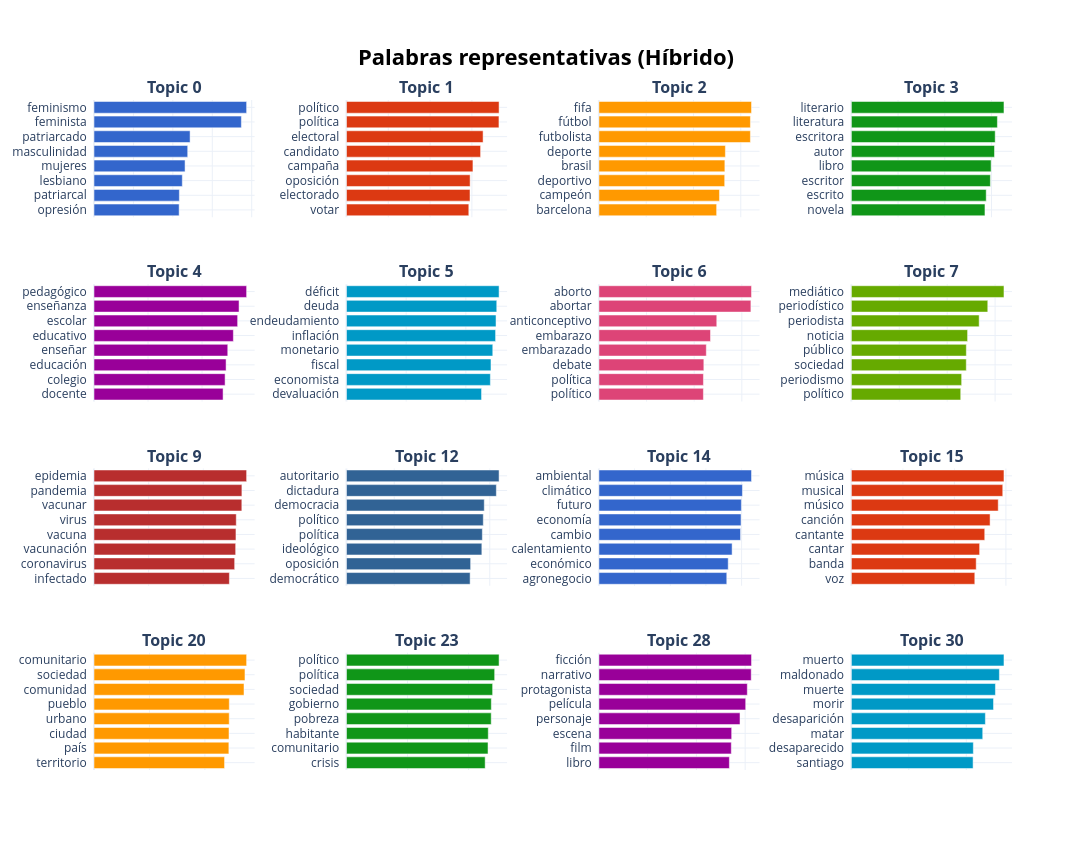

The code cell stored with this chart in its notebook:
### Markdown cell above
## 5. Extracción de Evolución Temporal y Gráficos Básicos

### Code cell
print("Calculando evolución temporal de los tópicos...")
topics_over_time = topic_model.topics_over_time(
    docs=docs_lematizados,
    timestamps=timestamps.dt.to_pydatetime().tolist(),
    nr_bins=20,
)
topics_over_time.to_csv(OUTPUT_DIR / "topics_over_time.csv", index=False)

# 1. Asignar al df original 
df['topic'] = topics

# # 2. Armar analysis_df ya con el tópico incluido, y luego hacer el merge
# analysis_df = df[['doc_id', 'post_date', 'topic']].copy()
# analysis_df = analysis_df.merge(categories_df, on='doc_id', how='left')

# analysis_df['post_date'] = pd.to_datetime(analysis_df['post_date'], errors='coerce')

# topics_by_category = (
#     analysis_df
#     .dropna(subset=['post_date'])
#     .assign(date=lambda x: x['post_date'].dt.to_period('M').dt.to_timestamp())
#     .groupby(['date', 'category_normalized', 'topic'])
#     .size()
#     .reset_index(name='count')
# )
# topics_by_category.to_csv(OUTPUT_DIR / 'topics_over_time_by_category.csv', index=False)
# print("-> Archivos temporales guardados en outputs.")

fig = topic_model.visualize_barchart(top_n_topics=16, n_words=8, title="<b>Palabras representativas (Híbrido)</b>")
colors = px.colors.qualitative.G10
for i, trace in enumerate(fig.data):
    trace.marker.color = colors[i % len(colors)]

fig.update_traces(hovertemplate="<b>Término:</b> %{y}<br><b>Relevancia:</b> %{x:.3f}<extra></extra>")
fig.for_each_xaxis(lambda ax: ax.update(title_text="", showticklabels=False))
fig.for_each_annotation(lambda a: a.update(text=f"<b>{a.text.split('_')[0]}</b>"))
fig.update_layout(height=850, width=1300, plot_bgcolor='rgba(0,0,0,0)', paper_bgcolor='#ffffff')

fig.write_html(GRAFICOS_DIR / "01_barchart_topicos.html")
fig.show()

### Figure 1 — Plotly figure (JSON) as saved in the notebook; plotly's stock layout.template omitted (floating-point values rounded to 4 significant figures)
{"data": [{"hovertemplate": "<b>Término:</b> %{y}<br><b>Relevancia:</b> %{x:.3f}<extra></extra>", "marker": {"color": "#3366CC"}, "orientation": "h", "type": "bar", "x": [0.4319, 0.433, 0.448, 0.462, 0.4754, 0.4874, 0.7476, 0.7742], "xaxis": "x", "y": ["opresión  ", "patriarcal  ", "lesbiano  ", "mujeres  ", "masculinidad  ", "patriarcado  ", "feminista  ", "feminismo  "], "yaxis": "y"}, {"hovertemplate": "<b>Término:</b> %{y}<br><b>Relevancia:</b> %{x:.3f}<extra></extra>", "marker": {"color": "#DC3912"}, "orientation": "h", "type": "bar", "x": [0.5853, 0.5909, 0.5915, 0.605, 0.6416, 0.6535, 0.7294, 0.73], "xaxis": "x2", "y": ["votar  ", "electorado  ", "oposición  ", "campaña  ", "candidato  ", "electoral  ", "política  ", "político  "], "yaxis": "y2"}, {"hovertemplate": "<b>Término:</b> %{y}<br><b>Relevancia:</b> %{x:.3f}<extra></extra>", "marker": {"color": "#FF9900"}, "orientation": "h", "type": "bar", "x": [0.4979, 0.5099, 0.532, 0.5327, 0.5349, 0.6407, 0.6408, 0.6454], "xaxis": "x3", "y": ["barcelona  ", "campeón  ", "deportivo  ", "brasil  ", "deporte  ", "futbolista  ", "fútbol  ", "fifa  "], "yaxis": "y3"}, {"hovertemplate": "<b>Término:</b> %{y}<br><b>Relevancia:</b> %{x:.3f}<extra></extra>", "marker": {"color": "#109618"}, "orientation": "h", "type": "bar", "x": [0.5722, 0.5775, 0.5954, 0.5986, 0.613, 0.616, 0.6254, 0.6536], "xaxis": "x4", "y": ["novela  ", "escrito  ", "escritor  ", "libro  ", "autor  ", "escritora  ", "literatura  ", "literario  "], "yaxis": "y4"}, {"hovertemplate": "<b>Término:</b> %{y}<br><b>Relevancia:</b> %{x:.3f}<extra></extra>", "marker": {"color": "#990099"}, "orientation": "h", "type": "bar", "x": [0.4779, 0.4853, 0.489, 0.4952, 0.5159, 0.5318, 0.537, 0.565], "xaxis": "x5", "y": ["docente  ", "colegio  ", "educación  ", "enseñar  ", "educativo  ", "escolar  ", "enseñanza  ", "pedagógico  "], "yaxis": "y5"}, {"hovertemplate": "<b>Término:</b> %{y}<br><b>Relevancia:</b> %{x:.3f}<extra></extra>", "marker": {"color": "#0099C6"}, "orientation": "h", "type": "bar", "x": [0.4525, 0.4821, 0.4841, 0.4901, 0.4995, 0.501, 0.5034, 0.5112], "xaxis": "x6", "y": ["devaluación  ", "economista  ", "fiscal  ", "monetario  ", "inflación  ", "endeudamiento  ", "deuda  ", "déficit  "], "yaxis": "y6"}, {"hovertemplate": "<b>Término:</b> %{y}<br><b>Relevancia:</b> %{x:.3f}<extra></extra>", "marker": {"color": "#DD4477"}, "orientation": "h", "type": "bar", "x": [0.4387, 0.4388, 0.4405, 0.4509, 0.4685, 0.4948, 0.6381, 0.6407], "xaxis": "x7", "y": ["político  ", "política  ", "debate  ", "embarazado  ", "embarazo  ", "anticonceptivo  ", "abortar  ", "aborto  "], "yaxis": "y7"}, {"hovertemplate": "<b>Término:</b> %{y}<br><b>Relevancia:</b> %{x:.3f}<extra></extra>", "marker": {"color": "#66AA00"}, "orientation": "h", "type": "bar", "x": [0.4566, 0.4604, 0.4798, 0.48, 0.4852, 0.5335, 0.5695, 0.6371], "xaxis": "x8", "y": ["político  ", "periodismo  ", "sociedad  ", "público  ", "noticia  ", "periodista  ", "periodístico  ", "mediático  "], "yaxis": "y8"}, {"hovertemplate": "<b>Término:</b> %{y}<br><b>Relevancia:</b> %{x:.3f}<extra></extra>", "marker": {"color": "#B82E2E"}, "orientation": "h", "type": "bar", "x": [0.4954, 0.5148, 0.5185, 0.5196, 0.5206, 0.541, 0.5413, 0.5586], "xaxis": "x9", "y": ["infectado  ", "coronavirus  ", "vacunación  ", "vacuna  ", "virus  ", "vacunar  ", "pandemia  ", "epidemia  "], "yaxis": "y9"}, {"hovertemplate": "<b>Término:</b> %{y}<br><b>Relevancia:</b> %{x:.3f}<extra></extra>", "marker": {"color": "#316395"}, "orientation": "h", "type": "bar", "x": [0.5177, 0.5199, 0.5668, 0.5689, 0.5729, 0.577, 0.6276, 0.6389], "xaxis": "x10", "y": ["democrático  ", "oposición  ", "ideológico  ", "política  ", "político  ", "democracia  ", "dictadura  ", "autoritario  "], "yaxis": "y10"}, {"hovertemplate": "<b>Término:</b> %{y}<br><b>Relevancia:</b> %{x:.3f}<extra></extra>", "marker": {"color": "#3366CC"}, "orientation": "h", "type": "bar", "x": [0.3584, 0.3624, 0.3734, 0.397, 0.3984, 0.3994, 0.4024, 0.4278], "xaxis": "x11", "y": ["agronegocio  ", "económico  ", "calentamiento  ", "cambio  ", "economía  ", "futuro  ", "climático  ", "ambiental  "], "yaxis": "y11"}, {"hovertemplate": "<b>Término:</b> %{y}<br><b>Relevancia:</b> %{x:.3f}<extra></extra>", "marker": {"color": "#DC3912"}, "orientation": "h", "type": "bar", "x": [0.4792, 0.4846, 0.4979, 0.5177, 0.5385, 0.5701, 0.5876, 0.5924], "xaxis": "x12", "y": ["voz  ", "banda  ", "cantar  ", "cantante  ", "canción  ", "músico  ", "musical  ", "música  "], "yaxis": "y12"}, {"hovertemplate": "<b>Término:</b> %{y}<br><b>Relevancia:</b> %{x:.3f}<extra></extra>", "marker": {"color": "#FF9900"}, "orientation": "h", "type": "bar", "x": [0.471, 0.4865, 0.4871, 0.4879, 0.4881, 0.5411, 0.5447, 0.5506], "xaxis": "x13", "y": ["territorio  ", "país  ", "ciudad  ", "urbano  ", "pueblo  ", "comunidad  ", "sociedad  ", "comunitario  "], "yaxis": "y13"}, {"hovertemplate": "<b>Término:</b> %{y}<br><b>Relevancia:</b> %{x:.3f}<extra></extra>", "marker": {"color": "#109618"}, "orientation": "h", "type": "bar", "x": [0.4542, 0.4636, 0.4644, 0.4741, 0.4744, 0.4787, 0.4853, 0.4998], "xaxis": "x14", "y": ["crisis  ", "comunitario  ", "habitante  ", "pobreza  ", "gobierno  ", "sociedad  ", "política  ", "político  "], "yaxis": "y14"}, {"hovertemplate": "<b>Término:</b> %{y}<br><b>Relevancia:</b> %{x:.3f}<extra></extra>", "marker": {"color": "#990099"}, "orientation": "h", "type": "bar", "x": [0.5353, 0.5432, 0.5447, 0.579, 0.6022, 0.6088, 0.6249, 0.6262], "xaxis": "x15", "y": ["libro  ", "film  ", "escena  ", "personaje  ", "película  ", "protagonista  ", "narrativo  ", "ficción  "], "yaxis": "y15"}, {"hovertemplate": "<b>Término:</b> %{y}<br><b>Relevancia:</b> %{x:.3f}<extra></extra>", "marker": {"color": "#0099C6"}, "orientation": "h", "type": "bar", "x": [0.4238, 0.4246, 0.4573, 0.4665, 0.4948, 0.5015, 0.5153, 0.5312], "xaxis": "x16", "y": ["santiago  ", "desaparecido  ", "matar  ", "desaparición  ", "morir  ", "muerte  ", "maldonado  ", "muerto  "], "yaxis": "y16"}], "layout": {"annotations": [{"font": {"size": 16}, "showarrow": false, "text": "<b>Topic 0</b>", "x": 0.0875, "xanchor": "center", "xref": "paper", "y": 1, "yanchor": "bottom", "yref": "paper"}, {"font": {"size": 16}, "showarrow": false, "text": "<b>Topic 1</b>", "x": 0.3625, "xanchor": "center", "xref": "paper", "y": 1, "yanchor": "bottom", "yref": "paper"}, {"font": {"size": 16}, "showarrow": false, "text": "<b>Topic 2</b>", "x": 0.6375, "xanchor": "center", "xref": "paper", "y": 1, "yanchor": "bottom", "yref": "paper"}, {"font": {"size": 16}, "showarrow": false, "text": "<b>Topic 3</b>", "x": 0.9125, "xanchor": "center", "xref": "paper", "y": 1, "yanchor": "bottom", "yref": "paper"}, {"font": {"size": 16}, "showarrow": false, "text": "<b>Topic 4</b>", "x": 0.0875, "xanchor": "center", "xref": "paper", "y": 0.725, "yanchor": "bottom", "yref": "paper"}, {"font": {"size": 16}, "showarrow": false, "text": "<b>Topic 5</b>", "x": 0.3625, "xanchor": "center", "xref": "paper", "y": 0.725, "yanchor": "bottom", "yref": "paper"}, {"font": {"size": 16}, "showarrow": false, "text": "<b>Topic 6</b>", "x": 0.6375, "xanchor": "center", "xref": "paper", "y": 0.725, "yanchor": "bottom", "yref": "paper"}, {"font": {"size": 16}, "showarrow": false, "text": "<b>Topic 7</b>", "x": 0.9125, "xanchor": "center", "xref": "paper", "y": 0.725, "yanchor": "bottom", "yref": "paper"}, {"font": {"size": 16}, "showarrow": false, "text": "<b>Topic 9</b>", "x": 0.0875, "xanchor": "center", "xref": "paper", "y": 0.45, "yanchor": "bottom", "yref": "paper"}, {"font": {"size": 16}, "showarrow": false, "text": "<b>Topic 12</b>", "x": 0.3625, "xanchor": "center", "xref": "paper", "y": 0.45, "yanchor": "bottom", "yref": "paper"}, {"font": {"size": 16}, "showarrow": false, "text": "<b>Topic 14</b>", "x": 0.6375, "xanchor": "center", "xref": "paper", "y": 0.45, "yanchor": "bottom", "yref": "paper"}, {"font": {"size": 16}, "showarrow": false, "text": "<b>Topic 15</b>", "x": 0.9125, "xanchor": "center", "xref": "paper", "y": 0.45, "yanchor": "bottom", "yref": "paper"}, {"font": {"size": 16}, "showarrow": false, "text": "<b>Topic 20</b>", "x": 0.0875, "xanchor": "center", "xref": "paper", "y": 0.175, "yanchor": "bottom", "yref": "paper"}, {"font": {"size": 16}, "showarrow": false, "text": "<b>Topic 23</b>", "x": 0.3625, "xanchor": "center", "xref": "paper", "y": 0.175, "yanchor": "bottom", "yref": "paper"}, {"font": {"size": 16}, "showarrow": false, "text": "<b>Topic 28</b>", "x": 0.6375, "xanchor": "center", "xref": "paper", "y": 0.175, "yanchor": "bottom", "yref": "paper"}, {"font": {"size": 16}, "showarrow": false, "text": "<b>Topic 30</b>", "x": 0.9125, "xanchor": "center", "xref": "paper", "y": 0.175, "yanchor": "bottom", "yref": "paper"}], "height": 850, "hoverlabel": {"bgcolor": "white", "font": {"family": "Rockwell", "size": 16}}, "paper_bgcolor": "#ffffff", "plot_bgcolor": "rgba(0,0,0,0)", "showlegend": false, "title": {"font": {"color": "Black", "size": 22}, "text": "<b>Palabras representativas (Híbrido)</b>", "x": 0.5, "xanchor": "center", "yanchor": "top"}, "width": 1300, "xaxis": {"anchor": "y", "domain": [0, 0.175], "showgrid": true, "showticklabels": false, "title": {"text": ""}}, "xaxis10": {"anchor": "y10", "domain": [0.275, 0.45], "showgrid": true, "showticklabels": false, "title": {"text": ""}}, "xaxis11": {"anchor": "y11", "domain": [0.55, 0.725], "showgrid": true, "showticklabels": false, "title": {"text": ""}}, "xaxis12": {"anchor": "y12", "domain": [0.825, 1], "showgrid": true, "showticklabels": false, "title": {"text": ""}}, "xaxis13": {"anchor": "y13", "domain": [0, 0.175], "showgrid": true, "showticklabels": false, "title": {"text": ""}}, "xaxis14": {"anchor": "y14", "domain": [0.275, 0.45], "showgrid": true, "showticklabels": false, "title": {"text": ""}}, "xaxis15": {"anchor": "y15", "domain": [0.55, 0.725], "showgrid": true, "showticklabels": false, "title": {"text": ""}}, "xaxis16": {"anchor": "y16", "domain": [0.825, 1], "showgrid": true, "showticklabels": false, "title": {"text": ""}}, "xaxis2": {"anchor": "y2", "domain": [0.275, 0.45], "showgrid": true, "showticklabels": false, "title": {"text": ""}}, "xaxis3": {"anchor": "y3", "domain": [0.55, 0.725], "showgrid": true, "showticklabels": false, "title": {"text": ""}}, "xaxis4": {"anchor": "y4", "domain": [0.825, 1], "showgrid": true, "showticklabels": false, "title": {"text": ""}}, "xaxis5": {"anchor": "y5", "domain": [0, 0.175], "showgrid": true, "showticklabels": false, "title": {"text": ""}}, "xaxis6": {"anchor": "y6", "domain": [0.275, 0.45], "showgrid": true, "showticklabels": false, "title": {"text": ""}}, "xaxis7": {"anchor": "y7", "domain": [0.55, 0.725], "showgrid": true, "showticklabels": false, "title": {"text": ""}}, "xaxis8": {"anchor": "y8", "domain": [0.825, 1], "showgrid": true, "showticklabels": false, "title": {"text": ""}}, "xaxis9": {"anchor": "y9", "domain": [0, 0.175], "showgrid": true, "showticklabels": false, "title": {"text": ""}}, "yaxis": {"anchor": "x", "domain": [0.825, 1], "showgrid": true}, "yaxis10": {"anchor": "x10", "domain": [0.275, 0.45], "showgrid": true}, "yaxis11": {"anchor": "x11", "domain": [0.275, 0.45], "showgrid": true}, "yaxis12": {"anchor": "x12", "domain": [0.275, 0.45], "showgrid": true}, "yaxis13": {"anchor": "x13", "domain": [0, 0.175], "showgrid": true}, "yaxis14": {"anchor": "x14", "domain": [0, 0.175], "showgrid": true}, "yaxis15": {"anchor": "x15", "domain": [0, 0.175], "showgrid": true}, "yaxis16": {"anchor": "x16", "domain": [0, 0.175], "showgrid": true}, "yaxis2": {"anchor": "x2", "domain": [0.825, 1], "showgrid": true}, "yaxis3": {"anchor": "x3", "domain": [0.825, 1], "showgrid": true}, "yaxis4": {"anchor": "x4", "domain": [0.825, 1], "showgrid": true}, "yaxis5": {"anchor": "x5", "domain": [0.55, 0.725], "showgrid": true}, "yaxis6": {"anchor": "x6", "domain": [0.55, 0.725], "showgrid": true}, "yaxis7": {"anchor": "x7", "domain": [0.55, 0.725], "showgrid": true}, "yaxis8": {"anchor": "x8", "domain": [0.55, 0.725], "showgrid": true}, "yaxis9": {"anchor": "x9", "domain": [0.275, 0.45], "showgrid": true}}}
